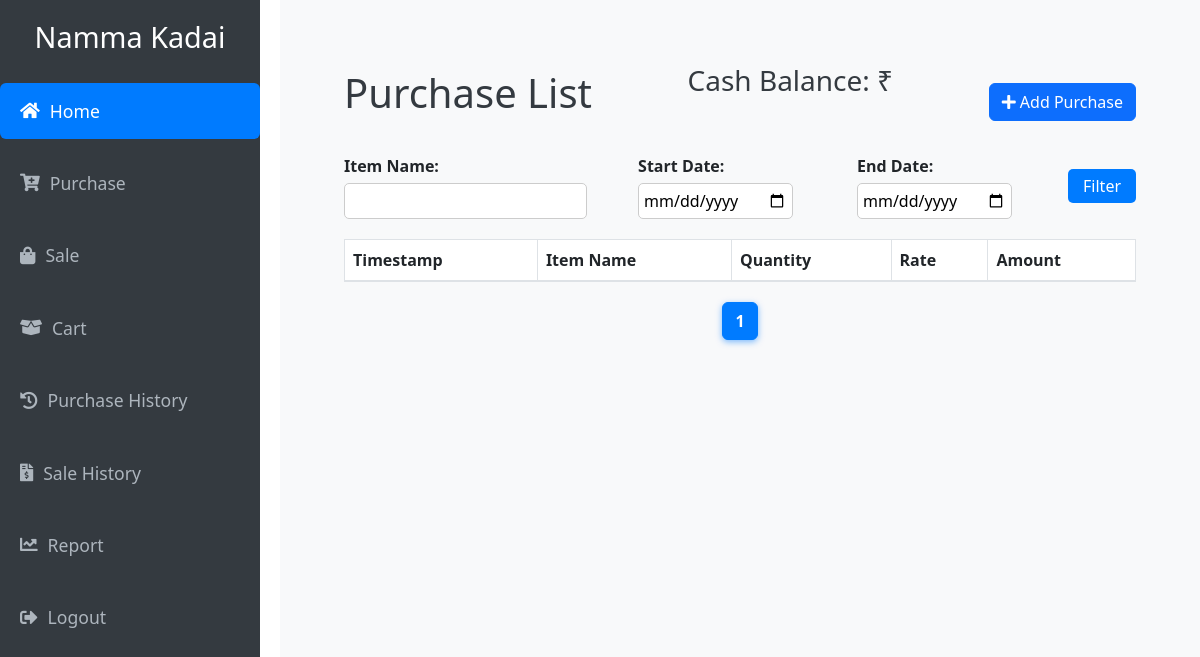
The app's page /purchases (signed in), older data.
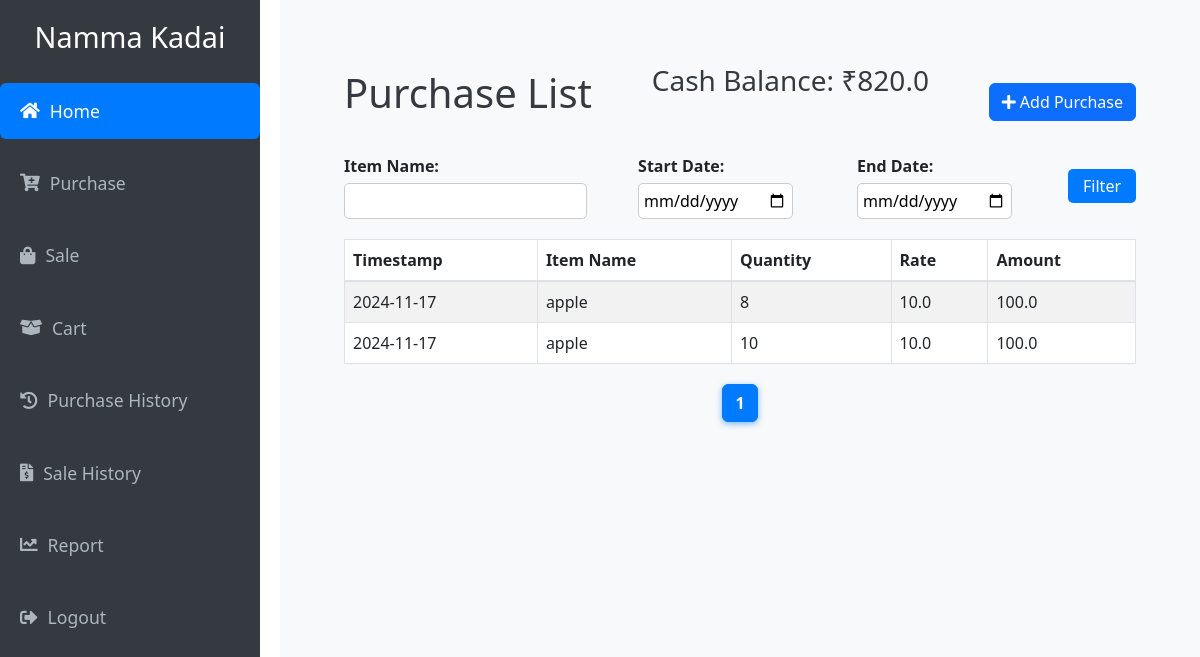
The same page, newer data.
### Namma_Kadai/models.py (models this page shows)
class Company(db.Model):
    id = db.Column(db.Integer, primary_key=True)
    company_name = db.Column(db.String(150),unique=True, nullable=False)
    cash_balance = db.Column(db.Float, nullable=False, default=1000.00)
    user_id = db.Column(db.Integer, db.ForeignKey('user.id'), nullable=False)
    purchases = db.relationship('Purchase', backref='company_purchase', lazy=True)
    items = db.relationship('Item', backref='company', lazy=True)
    sales = db.relationship('Sales', backref='sales_company', lazy=True)

class Purchase(db.Model):
    id = db.Column(db.Integer, primary_key=True)
    item_id = db.Column(db.Integer, db.ForeignKey('item.id', ondelete='CASCADE'))
    company_id = db.Column(db.Integer, db.ForeignKey('company.id'), nullable=False)
    qty = db.Column(db.Integer, nullable=False)
    rate = db.Column(db.Float, nullable=False)
    amount = db.Column(db.Float, nullable=False)
    timestamp = db.Column(db.DateTime, default=lambda: datetime.now(pytz.timezone('Asia/Kolkata')))
    item = db.relationship('Item', backref='purchases')
    company = db.relationship('Company', backref='purchase_records')  # Renamed backref

class Item(db.Model):
    id = db.Column(db.Integer, primary_key=True)
    item_name = db.Column(db.String(150), nullable=False)
    qty = db.Column(db.Integer, nullable=False, default=0)
    rate = db.Column(db.Float, nullable=False,)  # New field for the rate of the item
    company_id = db.Column(db.Integer, db.ForeignKey('company.id'), nullable=False)
    sales = db.relationship('Sales', backref='item_relation', lazy=True)

### Namma_Kadai/routes.py (the view, shortened to what this page needs)
@app.route('/purchases', methods=['GET', 'POST'])
@login_required
def purchase_list():
    item_name = request.args.get('item_name', '').strip()
    start_date = request.args.get('start_date', '').strip()
    end_date = request.args.get('end_date', '').strip()
    page = request.args.get('page', 1, type=int)  # Get the current page number
    per_page = 5  # Number of records per page
    query = Purchase.query
    if item_name:
        query = query.join(Item).filter(Item.item_name.ilike(f"%{item_name}%"))
    if start_date:
        try:
            start_date_obj = datetime.strptime(start_date, '%Y-%m-%d')
            query = query.filter(Purchase.timestamp >= start_date_obj)
        except ValueError:
            print(f"Invalid start_date: {start_date}")
    total_purchases = query.count()
    purchases = query.order_by(Purchase.timestamp.desc()).paginate(page=page, per_page=per_page)
    return render_template(
        'purchase_list.html',
        purchases=purchases.items,  # Only the current page's items
        total_pages=ceil(total_purchases / per_page),  # Total pages
        current_page=page,
        item_name=item_name,
        start_date=start_date,
        end_date=end_date,
    )

### Namma_Kadai/routes.py (called while the page is built)
@login_manager.user_loader
def load_user(user_id):
    return User.query.get(int(user_id))

### Namma_Kadai/templates/purchase_list.html (shortened to what this page needs)
{% extends "base.html" %}
{% block content %}
<div class="container">
    <div class="d-flex justify-content-between align-items-center my-4">
        <h1>Purchase List</h1>
        {% if current_user.is_authenticated %}
        <div class="row mb-4">
            <div class="col-md-12 text-right cash-balance">
                <h3>Cash Balance: ₹{{ current_user.companies.cash_balance }}</h3>
            </div>
        </div>
        {% endif %}
        <a href="{{ url_for('add_purchases') }}" class="btn btn-primary">
            <i class="fas fa-plus"></i> Add Purchase
        </a>
    </div>
    <form class="filter-form" method="get" action="/purchases">
        <div>
            <label for="item_name">Item Name:</label>
            <input type="text" id="item_name" name="item_name" value="{{ item_name }}">
        </div>
        <div>
            <label for="start_date">Start Date:</label>
            <input type="date" id="start_date" name="start_date" value="{{ start_date }}">
        </div>
        <div>
            <label for="end_date">End Date:</label>
            <input type="date" id="end_date" name="end_date" value="{{ end_date }}">
        </div>
        <div>
            <button type="submit">Filter</button>
        </div>
    </form>
    <table class="table table-striped">
        <thead>
            <tr>
                <th>Timestamp</th>
                <th>Item Name</th>
                <th>Quantity</th>
                <th>Rate</th>
                <th>Amount</th>
            </tr>
        </thead>
        <tbody>
            {% for purchase in purchases %}
            <tr>
                <td>{{ purchase.timestamp.strftime('%Y-%m-%d ') }}</td>
                <td>{{ purchase.item.item_name }}</td>
                <td>{{ purchase.qty }}</td>
                <td>{{ purchase.rate }}</td>
                <td>{{ purchase.amount }}</td>
            </tr>
            {% endfor %}
        </tbody>
    </table>
    <nav aria-label="Page navigation">
        <ul class="pagination">
            <li class="page-item active">
                <a class="page-link">{{ current_page }}</a>
            </li>
        </ul>
    </nav>
</div>
{% endblock %}

Row changes from the older to the newer data that the page shows:
now on this page (row edited): Company: companies.cash_balance "820.0"
added Purchase: timestamp "2024-11-17", item.item_name "apple", qty "8", rate "10.0", amount "100.0"
added Purchase: timestamp "2024-11-17", item.item_name "apple", qty "10", rate "10.0", amount "100.0"
